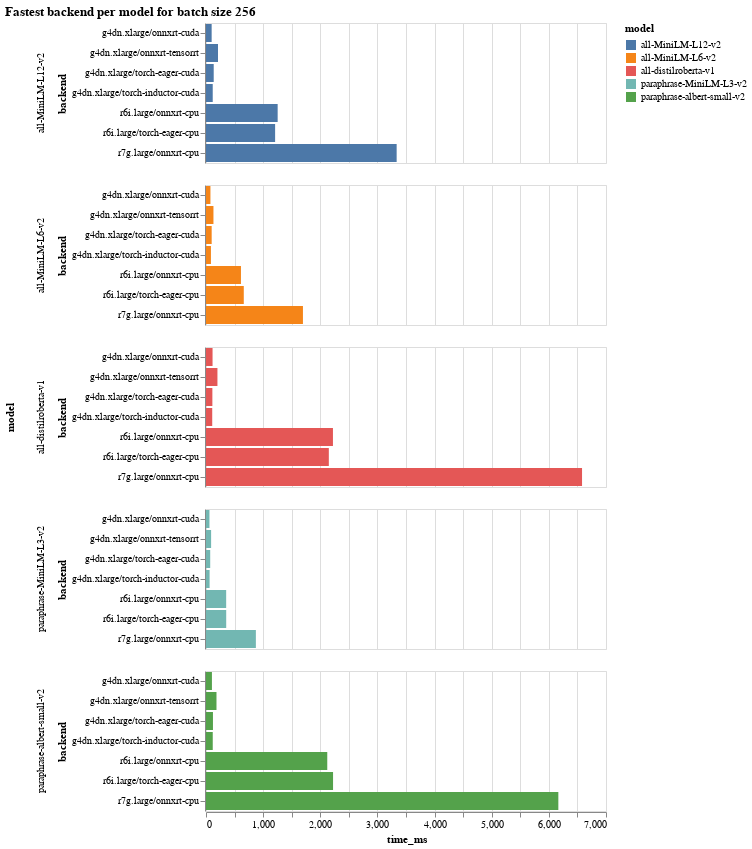

The cell this chart's notebook holds for it:
### Code cell
alt.Chart(df[df['batch_size'] == 256]).mark_bar().encode(
    y='backend',
    x='time_ms',
    color='model',
    row='model',
).properties(title='Fastest backend per model for batch size 256')

### Figure 1 — Vega-Lite specification as saved in the notebook (floating-point values rounded to 4 significant figures)
{"$schema": "https://vega.github.io/schema/vega-lite/v4.17.0.json", "config": {"view": {"continuousHeight": 300, "continuousWidth": 400}}, "data": {"name": "data-af6eb9fe15b6262122ef517ddf5fdb37"}, "datasets": {"data-af6eb9fe15b6262122ef517ddf5fdb37": [{"backend": "r6i.large/onnxrt-cpu", "batch_size": 256, "dollar_cost_per_million_requests": 43.89, "model": "all-MiniLM-L12-v2", "time_ms": 1254.0}, {"backend": "r6i.large/torch-eager-cpu", "batch_size": 256, "dollar_cost_per_million_requests": 42.34, "model": "all-MiniLM-L12-v2", "time_ms": 1210.0}, {"backend": "r7g.large/onnxrt-cpu", "batch_size": 256, "dollar_cost_per_million_requests": 21.32, "model": "all-MiniLM-L12-v2", "time_ms": 3336.0}, {"backend": "g4dn.xlarge/onnxrt-cuda", "batch_size": 256, "dollar_cost_per_million_requests": 14.44, "model": "all-MiniLM-L12-v2", "time_ms": 98.84}, {"backend": "g4dn.xlarge/onnxrt-tensorrt", "batch_size": 256, "dollar_cost_per_million_requests": 30.64, "model": "all-MiniLM-L12-v2", "time_ms": 209.7}, {"backend": "g4dn.xlarge/torch-eager-cuda", "batch_size": 256, "dollar_cost_per_million_requests": 19.72, "model": "all-MiniLM-L12-v2", "time_ms": 134.9}, {"backend": "g4dn.xlarge/torch-inductor-cuda", "batch_size": 256, "dollar_cost_per_million_requests": 17.19, "model": "all-MiniLM-L12-v2", "time_ms": 117.6}, {"backend": "r6i.large/onnxrt-cpu", "batch_size": 256, "dollar_cost_per_million_requests": 21.41, "model": "all-MiniLM-L6-v2", "time_ms": 611.8}, {"backend": "r6i.large/torch-eager-cpu", "batch_size": 256, "dollar_cost_per_million_requests": 23.14, "model": "all-MiniLM-L6-v2", "time_ms": 661.1}, {"backend": "r7g.large/onnxrt-cpu", "batch_size": 256, "dollar_cost_per_million_requests": 10.84, "model": "all-MiniLM-L6-v2", "time_ms": 1697.0}, {"backend": "g4dn.xlarge/onnxrt-cuda", "batch_size": 256, "dollar_cost_per_million_requests": 11.34, "model": "all-MiniLM-L6-v2", "time_ms": 77.64}, {"backend": "g4dn.xlarge/onnxrt-tensorrt", "batch_size": 256, "dollar_cost_per_million_requests": 19.06, "model": "all-MiniLM-L6-v2", "time_ms": 130.4}, {"backend": "g4dn.xlarge/torch-eager-cuda", "batch_size": 256, "dollar_cost_per_million_requests": 14.5, "model": "all-MiniLM-L6-v2", "time_ms": 99.27}, {"backend": "g4dn.xlarge/torch-inductor-cuda", "batch_size": 256, "dollar_cost_per_million_requests": 12.62, "model": "all-MiniLM-L6-v2", "time_ms": 86.36}, {"backend": "r6i.large/onnxrt-cpu", "batch_size": 256, "dollar_cost_per_million_requests": 77.76, "model": "all-distilroberta-v1", "time_ms": 2222.0}, {"backend": "r6i.large/torch-eager-cpu", "batch_size": 256, "dollar_cost_per_million_requests": 75.23, "model": "all-distilroberta-v1", "time_ms": 2149.0}, {"backend": "r7g.large/onnxrt-cpu", "batch_size": 256, "dollar_cost_per_million_requests": 42.04, "model": "all-distilroberta-v1", "time_ms": 6581.0}, {"backend": "g4dn.xlarge/onnxrt-cuda", "batch_size": 256, "dollar_cost_per_million_requests": 16.75, "model": "all-distilroberta-v1", "time_ms": 114.7}, {"backend": "g4dn.xlarge/onnxrt-tensorrt", "batch_size": 256, "dollar_cost_per_million_requests": 29.26, "model": "all-distilroberta-v1", "time_ms": 200.2}, {"backend": "g4dn.xlarge/torch-eager-cuda", "batch_size": 256, "dollar_cost_per_million_requests": 16.29, "model": "all-distilroberta-v1", "time_ms": 111.5}, {"backend": "g4dn.xlarge/torch-inductor-cuda", "batch_size": 256, "dollar_cost_per_million_requests": 15.91, "model": "all-distilroberta-v1", "time_ms": 108.9}, {"backend": "r6i.large/onnxrt-cpu", "batch_size": 256, "dollar_cost_per_million_requests": 74.27, "model": "paraphrase-albert-small-v2", "time_ms": 2122.0}, {"backend": "r6i.large/torch-eager-cpu", "batch_size": 256, "dollar_cost_per_million_requests": 77.82, "model": "paraphrase-albert-small-v2", "time_ms": 2223.0}, {"backend": "r7g.large/onnxrt-cpu", "batch_size": 256, "dollar_cost_per_million_requests": 39.39, "model": "paraphrase-albert-small-v2", "time_ms": 6166.0}, {"backend": "g4dn.xlarge/onnxrt-cuda", "batch_size": 256, "dollar_cost_per_million_requests": 15.15, "model": "paraphrase-albert-small-v2", "time_ms": 103.7}, {"backend": "g4dn.xlarge/onnxrt-tensorrt", "batch_size": 256, "dollar_cost_per_million_requests": 26.82, "model": "paraphrase-albert-small-v2", "time_ms": 183.6}, {"backend": "g4dn.xlarge/torch-eager-cuda", "batch_size": 256, "dollar_cost_per_million_requests": 17.79, "model": "paraphrase-albert-small-v2", "time_ms": 121.8}, {"backend": "g4dn.xlarge/torch-inductor-cuda", "batch_size": 256, "dollar_cost_per_million_requests": 17.25, "model": "paraphrase-albert-small-v2", "time_ms": 118.1}, {"backend": "r6i.large/onnxrt-cpu", "batch_size": 256, "dollar_cost_per_million_requests": 12.35, "model": "paraphrase-MiniLM-L3-v2", "time_ms": 353.0}, {"backend": "r6i.large/torch-eager-cpu", "batch_size": 256, "dollar_cost_per_million_requests": 12.38, "model": "paraphrase-MiniLM-L3-v2", "time_ms": 353.6}, {"backend": "r7g.large/onnxrt-cpu", "batch_size": 256, "dollar_cost_per_million_requests": 5.575, "model": "paraphrase-MiniLM-L3-v2", "time_ms": 872.7}, {"backend": "g4dn.xlarge/onnxrt-cuda", "batch_size": 256, "dollar_cost_per_million_requests": 8.846, "model": "paraphrase-MiniLM-L3-v2", "time_ms": 60.54}, {"backend": "g4dn.xlarge/onnxrt-tensorrt", "batch_size": 256, "dollar_cost_per_million_requests": 13.07, "model": "paraphrase-MiniLM-L3-v2", "time_ms": 89.45}, {"backend": "g4dn.xlarge/torch-eager-cuda", "batch_size": 256, "dollar_cost_per_million_requests": 10.77, "model": "paraphrase-MiniLM-L3-v2", "time_ms": 73.71}, {"backend": "g4dn.xlarge/torch-inductor-cuda", "batch_size": 256, "dollar_cost_per_million_requests": 9.199, "model": "paraphrase-MiniLM-L3-v2", "time_ms": 62.96}]}, "encoding": {"color": {"field": "model", "type": "nominal"}, "row": {"field": "model", "type": "nominal"}, "x": {"field": "time_ms", "type": "quantitative"}, "y": {"field": "backend", "type": "nominal"}}, "mark": "bar", "title": "Fastest backend per model for batch size 256"}
